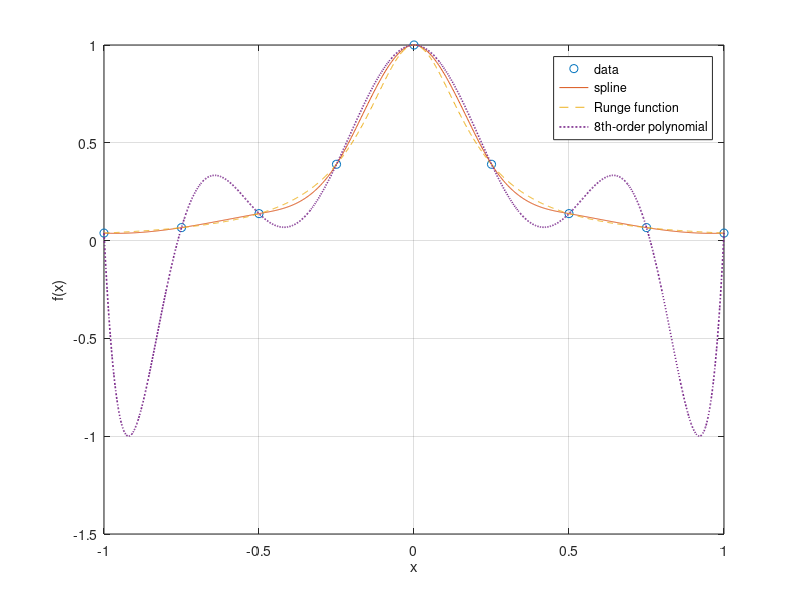

Write the MATLAB code that produced this figure.
% TOPIC: interpolation
% TITLE: Runge's function: 9 equidistant points, spline versus the exact function (and polynomial)
% SOURCE: CE206 slides 04 page 20; Chapra Prob. 18.11
% KEYWORDS: runge function, spline, not-a-knot, equidistant points, oscillation, polynomial interpolation, piecewise interpolation
% PROBLEM:
% Interpolate Runge's function f(x) = 1/(1 + 25x^2) taking 9 equidistant points between -1 and +1
% using the spline command, and compare with the exact function (and the 8th-order polynomial) on a plot.
% CHECK: abs(errS - 0.05615) < 1e-3
% CODE:
f = @(x) 1./(1 + 25*x.^2);
x = linspace(-1, 1, 9);
y = f(x);
xx = linspace(-1, 1, 1001);
ys = spline(x, y, xx);
yp = polyval(polyfit(x, y, 8), xx);
errS = max(abs(ys - f(xx)));
fprintf('Max error: spline = %.5f, 8th-order polynomial = %.5f\n', errS, max(abs(yp - f(xx))));
figure;
plot(x, y, 'o', xx, ys, '-', xx, f(xx), '--', xx, yp, ':', 'LineWidth', 1.2); grid on;
legend('data', 'spline', 'Runge function', '8th-order polynomial'); xlabel('x'); ylabel('f(x)');
